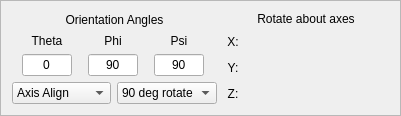
                <widget class="QFrame" name="orientationFrame">
                 <property name="frameShape">
                  <enum>QFrame::StyledPanel</enum>
                 </property>
                 <property name="frameShadow">
                  <enum>QFrame::Raised</enum>
                 </property>
                 <layout class="QVBoxLayout" name="verticalLayout_4">
                  <item>
                   <layout class="QHBoxLayout" name="orientationLayout_2">
                    <item>
                     <layout class="QVBoxLayout" name="_2">
                      <item>
                       <widget class="QLabel" name="textLabel3_3">
                        <property name="whatsThis">
                         <string>&lt;html&gt;&lt;head/&gt;&lt;body&gt;&lt;p&gt;The orientation of the isoline plane is controlled by three angles, theta, phi, and psi.  Theta and phi are spherical angles determining the direction of the line normal to the plane of the isolines.  Psi determines the angle of rotation about the normal vector.  The orientation can be controlled by dragging the X, Y, and Z thumb wheels, or by typing angles (in degrees) into the text boxes. Clicking on the &amp;quot;Axis-Align&amp;quot; selector will reset the orientation to the nearest axis or a selected axis alignment.  Clicking on the  &amp;quot;90 deg rotate&amp;quot; selector rotates the isoline plane 90 degrees about the selected axis.&lt;/p&gt;&lt;/body&gt;&lt;/html&gt;</string>
                        </property>
                        <property name="text">
                         <string>Orientation Angles</string>
                        </property>
                        <property name="alignment">
                         <set>Qt::AlignCenter</set>
                        </property>
                        <property name="wordWrap">
                         <bool>false</bool>
                        </property>
                       </widget>
                      </item>
                      <item>
                       <layout class="QGridLayout" name="_3">
                        <item row="1" column="0">
                         <widget class="QLineEdit" name="thetaEdit">
                          <property name="maximumSize">
                           <size>
                            <width>50</width>
                            <height>32767</height>
                           </size>
                          </property>
                          <property name="toolTip">
                           <string>theta (rotation angle from +X axis)of isoline plane normal vector</string>
                          </property>
                          <property name="whatsThis">
                           <string>&lt;html&gt;&lt;head/&gt;&lt;body&gt;&lt;p&gt;The orientation of the isoline plane is controlled by three angles, theta, phi, and psi. Theta and phi are spherical angles determining the direction of the line normal to the plane of the isolines. Psi determines the angle of rotation about the normal vector. The orientation can be controlled by dragging the X, Y, and Z thumb wheels, or by typing angles (in degrees) into the text boxes. Clicking on the &amp;quot;Axis-Align&amp;quot; selector will reset the orientation to the nearest axis or a selected axis alignment. Clicking on the &amp;quot;90 deg rotate&amp;quot; selector rotates the isoline plane 90 degrees about the selected axis.&lt;/p&gt;&lt;/body&gt;&lt;/html&gt;</string>
                          </property>
                          <property name="text">
                           <string>0</string>
                          </property>
                          <property name="alignment">
                           <set>Qt::AlignHCenter</set>
                          </property>
                         </widget>
                        </item>
                        <item row="1" column="2">
                         <widget class="QLineEdit" name="psiEdit">
                          <property name="maximumSize">
                           <size>
                            <width>50</width>
                            <height>32767</height>
                           </size>
                          </property>
                          <property name="toolTip">
                           <string>Psi angle (Rotation around axis determined by phi, theta)</string>
                          </property>
                          <property name="whatsThis">
                           <string>&lt;html&gt;&lt;head/&gt;&lt;body&gt;&lt;p&gt;The orientation of the isoline plane is controlled by three angles, theta, phi, and psi. Theta and phi are spherical angles determining the direction of the line normal to the plane of the isolines. Psi determines the angle of rotation about the normal vector. The orientation can be controlled by dragging the X, Y, and Z thumb wheels, or by typing angles (in degrees) into the text boxes. Clicking on the &amp;quot;Axis-Align&amp;quot; selector will reset the orientation to the nearest axis or a selected axis alignment. Clicking on the &amp;quot;90 deg rotate&amp;quot; selector rotates the isoline plane 90 degrees about the selected axis.&lt;/p&gt;&lt;/body&gt;&lt;/html&gt;</string>
                          </property>
                          <property name="text">
                           <string>90</string>
                          </property>
                          <property name="alignment">
                           <set>Qt::AlignHCenter</set>
                          </property>
                         </widget>
                        </item>
                        <item row="0" column="0">
                         <widget class="QLabel" name="textLabel12_3">
                          <property name="whatsThis">
                           <string>The orientation of the isoline is controlled by three angles, theta, phi, and psi.  Theta and phi are spherical angles determining the direction of the plane normal to the center plane (contour plane) of the isoline.  Psi determines the angle of rotation about the normal vector.  The orientation can be controlled by dragging the X, Y, and Z thumb wheels, or by typing angles (in degrees) into the text boxes. Clicking on the &quot;Axis-Align&quot; selector will reset the orientation to the nearest axis or a selected axis alignment.  Clicking on the  &quot;90 deg rotate&quot; selector rotates the isoline 90 degrees about the selected axis.</string>
                          </property>
                          <property name="text">
                           <string>Theta</string>
                          </property>
                          <property name="alignment">
                           <set>Qt::AlignCenter</set>
                          </property>
                          <property name="wordWrap">
                           <bool>true</bool>
                          </property>
                         </widget>
                        </item>
                        <item row="1" column="1">
                         <widget class="QLineEdit" name="phiEdit">
                          <property name="maximumSize">
                           <size>
                            <width>50</width>
                            <height>32767</height>
                           </size>
                          </property>
                          <property name="toolTip">
                           <string>Phi angle (angle from +Z) of isoline plane normal vector</string>
                          </property>
                          <property name="whatsThis">
                           <string>&lt;html&gt;&lt;head/&gt;&lt;body&gt;&lt;p&gt;The orientation of the isoline plane is controlled by three angles, theta, phi, and psi. Theta and phi are spherical angles determining the direction of the line normal to the plane of the isolines. Psi determines the angle of rotation about the normal vector. The orientation can be controlled by dragging the X, Y, and Z thumb wheels, or by typing angles (in degrees) into the text boxes. Clicking on the &amp;quot;Axis-Align&amp;quot; selector will reset the orientation to the nearest axis or a selected axis alignment. Clicking on the &amp;quot;90 deg rotate&amp;quot; selector rotates the isoline plane 90 degrees about the selected axis.&lt;/p&gt;&lt;/body&gt;&lt;/html&gt;</string>
                          </property>
                          <property name="text">
                           <string>90</string>
                          </property>
                          <property name="alignment">
                           <set>Qt::AlignHCenter</set>
                          </property>
                         </widget>
                        </item>
                        <item row="0" column="2">
                         <widget class="QLabel" name="textLabel1_7">
                          <property name="whatsThis">
                           <string>The orientation of the isoline is controlled by three angles, theta, phi, and psi.  Theta and phi are spherical angles determining the direction of the plane normal to the center plane (contour plane) of the isoline.  Psi determines the angle of rotation about the normal vector.  The orientation can be controlled by dragging the X, Y, and Z thumb wheels, or by typing angles (in degrees) into the text boxes. Clicking on the &quot;Axis-Align&quot; selector will reset the orientation to the nearest axis or a selected axis alignment.  Clicking on the  &quot;90 deg rotate&quot; selector rotates the isoline 90 degrees about the selected axis.</string>
                          </property>
                          <property name="text">
                           <string>Psi</string>
                          </property>
                          <property name="alignment">
                           <set>Qt::AlignCenter</set>
                          </property>
                          <property name="wordWrap">
                           <bool>false</bool>
                          </property>
                         </widget>
                        </item>
                        <item row="0" column="1">
                         <widget class="QLabel" name="textLabel12_4">
                          <property name="whatsThis">
                           <string>The orientation of the isoline is controlled by three angles, theta, phi, and psi.  Theta and phi are spherical angles determining the direction of the plane normal to the center plane (contour plane) of the isoline.  Psi determines the angle of rotation about the normal vector.  The orientation can be controlled by dragging the X, Y, and Z thumb wheels, or by typing angles (in degrees) into the text boxes. Clicking on the &quot;Axis-Align&quot; selector will reset the orientation to the nearest axis or a selected axis alignment.  Clicking on the  &quot;90 deg rotate&quot; selector rotates the isoline 90 degrees about the selected axis.</string>
                          </property>
                          <property name="text">
                           <string>Phi</string>
                          </property>
                          <property name="alignment">
                           <set>Qt::AlignCenter</set>
                          </property>
                          <property name="wordWrap">
                           <bool>true</bool>
                          </property>
                         </widget>
                        </item>
                       </layout>
                      </item>
                      <item>
                       <layout class="QHBoxLayout" name="_4">
                        <item>
                         <widget class="QComboBox" name="axisAlignCombo">
                          <property name="maximumSize">
                           <size>
                            <width>100</width>
                            <height>32767</height>
                           </size>
                          </property>
                          <property name="font">
                           <font>
                            <pointsize>9</pointsize>
                           </font>
                          </property>
                          <property name="toolTip">
                           <string>Align isoline plane with a coordinate axis</string>
                          </property>
                          <property name="whatsThis">
                           <string>&lt;html&gt;&lt;head/&gt;&lt;body&gt;&lt;p&gt;The orientation of the isoline plane is controlled by three angles, theta, phi, and psi. Theta and phi are spherical angles determining the direction of the line normal to the plane of the isolines. Psi determines the angle of rotation about the normal vector. The orientation can be controlled by dragging the X, Y, and Z thumb wheels, or by typing angles (in degrees) into the text boxes. Clicking on the &amp;quot;Axis-Align&amp;quot; selector will reset the orientation to the nearest axis or a selected axis alignment. Clicking on the &amp;quot;90 deg rotate&amp;quot; selector rotates the isoline plane 90 degrees about the selected axis.&lt;/p&gt;&lt;/body&gt;&lt;/html&gt;</string>
                          </property>
                          <item>
                           <property name="text">
                            <string>Axis Align</string>
                           </property>
                          </item>
                          <item>
                           <property name="text">
                            <string>Nearest Axis</string>
                           </property>
                          </item>
                          <item>
                           <property name="text">
                            <string>+ X</string>
                           </property>
                          </item>
                          <item>
                           <property name="text">
                            <string>+ Y</string>
                           </property>
                          </item>
                          <item>
                           <property name="text">
                            <string>+ Z</string>
                           </property>
                          </item>
                          <item>
                           <property name="text">
                            <string>- X</string>
                           </property>
                          </item>
                          <item>
                           <property name="text">
                            <string>- Y</string>
                           </property>
                          </item>
                          <item>
                           <property name="text">
                            <string>- Z</string>
                           </property>
                          </item>
                         </widget>
                        </item>
                        <item>
                         <widget class="QComboBox" name="rotate90Combo">
                          <property name="maximumSize">
                           <size>
                            <width>100</width>
                            <height>32767</height>
                           </size>
                          </property>
                          <property name="font">
                           <font>
                            <pointsize>9</pointsize>
                           </font>
                          </property>
                          <property name="toolTip">
                           <string>Rotate isoline plane 90 degrees about its center using selected axis direction</string>
                          </property>
                          <property name="whatsThis">
                           <string>&lt;html&gt;&lt;head/&gt;&lt;body&gt;&lt;p&gt;The orientation of the isoline plane is controlled by three angles, theta, phi, and psi. Theta and phi are spherical angles determining the direction of the line normal to the plane of the isolines. Psi determines the angle of rotation about the normal vector. The orientation can be controlled by dragging the X, Y, and Z thumb wheels, or by typing angles (in degrees) into the text boxes. Clicking on the &amp;quot;Axis-Align&amp;quot; selector will reset the orientation to the nearest axis or a selected axis alignment. Clicking on the &amp;quot;90 deg rotate&amp;quot; selector rotates the isoline plane 90 degrees about the selected axis.&lt;/p&gt;&lt;/body&gt;&lt;/html&gt;</string>
                          </property>
                          <item>
                           <property name="text">
                            <string>90 deg rotate</string>
                           </property>
                          </item>
                          <item>
                           <property name="text">
                            <string>+ X</string>
                           </property>
                          </item>
                          <item>
                           <property name="text">
                            <string>+ Y</string>
                           </property>
                          </item>
                          <item>
                           <property name="text">
                            <string>+ Z</string>
                           </property>
                          </item>
                          <item>
                           <property name="text">
                            <string>- X</string>
                           </property>
                          </item>
                          <item>
                           <property name="text">
                            <string>- Y</string>
                           </property>
                          </item>
                          <item>
                           <property name="text">
                            <string>- Z</string>
                           </property>
                          </item>
                         </widget>
                        </item>
                       </layout>
                      </item>
                     </layout>
                    </item>
                    <item>
                     <layout class="QVBoxLayout" name="_9">
                      <item>
                       <widget class="QLabel" name="textLabel2_3">
                        <property name="whatsThis">
                         <string>The orientation of the isoline is controlled by three angles, theta, phi, and psi.  Theta and phi are spherical angles determining the direction of the plane normal to the center plane (contour plane) of the isoline.  Psi determines the angle of rotation about the normal vector.  The orientation can be controlled by dragging the X, Y, and Z thumb wheels, or by typing angles (in degrees) into the text boxes. Clicking on the &quot;Axis-Align&quot; selector will reset the orientation to the nearest axis or a selected axis alignment.  Clicking on the  &quot;90 deg rotate&quot; selector rotates the isoline 90 degrees about the selected axis.</string>
                        </property>
                        <property name="text">
                         <string>Rotate about axes</string>
                        </property>
                        <property name="alignment">
                         <set>Qt::AlignCenter</set>
                        </property>
                        <property name="wordWrap">
                         <bool>false</bool>
                        </property>
                       </widget>
                      </item>
                      <item>
                       <layout class="QHBoxLayout" name="_10">
                        <item>
                         <widget class="QLabel" name="textLabel1_8">
                          <property name="minimumSize">
                           <size>
                            <width>20</width>
                            <height>0</height>
                           </size>
                          </property>
                          <property name="whatsThis">
                           <string>The orientation of the isoline is controlled by three angles, theta, phi, and psi.  Theta and phi are spherical angles determining the direction of the plane normal to the center plane (contour plane) of the isoline.  Psi determines the angle of rotation about the normal vector.  The orientation can be controlled by dragging the X, Y, and Z thumb wheels, or by typing angles (in degrees) into the text boxes. Clicking on the &quot;Axis-Align&quot; selector will reset the orientation to the nearest axis or a selected axis alignment.  Clicking on the  &quot;90 deg rotate&quot; selector rotates the isoline 90 degrees about the selected axis.</string>
                          </property>
                          <property name="text">
                           <string>X:</string>
                          </property>
                          <property name="alignment">
                           <set>Qt::AlignCenter</set>
                          </property>
                          <property name="wordWrap">
                           <bool>false</bool>
                          </property>
                         </widget>
                        </item>
                        <item>
                         <widget class="QtThumbWheel" name="xThumbWheel" native="true">
                          <property name="minimumSize">
                           <size>
                            <width>140</width>
                            <height>20</height>
                           </size>
                          </property>
                          <property name="toolTip">
                           <string>Rotate About X-Axis</string>
                          </property>
                          <property name="whatsThis">
                           <string>&lt;html&gt;&lt;head/&gt;&lt;body&gt;&lt;p&gt;The orientation of the isoline plane is controlled by three angles, theta, phi, and psi. Theta and phi are spherical angles determining the direction of the line normal to the plane of the isolines. Psi determines the angle of rotation about the normal vector. The orientation can be controlled by dragging the X, Y, and Z thumb wheels, or by typing angles (in degrees) into the text boxes. Clicking on the &amp;quot;Axis-Align&amp;quot; selector will reset the orientation to the nearest axis or a selected axis alignment. Clicking on the &amp;quot;90 deg rotate&amp;quot; selector rotates the isoline plane 90 degrees about the selected axis.&lt;/p&gt;&lt;/body&gt;&lt;/html&gt;</string>
                          </property>
                         </widget>
                        </item>
                       </layout>
                      </item>
                      <item>
                       <layout class="QHBoxLayout" name="_11">
                        <item>
                         <widget class="QLabel" name="textLabel1_5_3">
                          <property name="minimumSize">
                           <size>
                            <width>20</width>
                            <height>0</height>
                           </size>
                          </property>
                          <property name="whatsThis">
                           <string>The orientation of the isoline is controlled by three angles, theta, phi, and psi.  Theta and phi are spherical angles determining the direction of the plane normal to the center plane (contour plane) of the isoline.  Psi determines the angle of rotation about the normal vector.  The orientation can be controlled by dragging the X, Y, and Z thumb wheels, or by typing angles (in degrees) into the text boxes. Clicking on the &quot;Axis-Align&quot; selector will reset the orientation to the nearest axis or a selected axis alignment.  Clicking on the  &quot;90 deg rotate&quot; selector rotates the isoline 90 degrees about the selected axis.</string>
                          </property>
                          <property name="text">
                           <string>Y:</string>
                          </property>
                          <property name="alignment">
                           <set>Qt::AlignCenter</set>
                          </property>
                          <property name="wordWrap">
                           <bool>false</bool>
                          </property>
                         </widget>
                        </item>
                        <item>
                         <widget class="QtThumbWheel" name="yThumbWheel" native="true">
                          <property name="minimumSize">
                           <size>
                            <width>140</width>
                            <height>20</height>
                           </size>
                          </property>
                          <property name="toolTip">
                           <string>Rotate about Y-Axis</string>
                          </property>
                          <property name="whatsThis">
                           <string>&lt;html&gt;&lt;head/&gt;&lt;body&gt;&lt;p&gt;The orientation of the isoline plane is controlled by three angles, theta, phi, and psi. Theta and phi are spherical angles determining the direction of the line normal to the plane of the isolines. Psi determines the angle of rotation about the normal vector. The orientation can be controlled by dragging the X, Y, and Z thumb wheels, or by typing angles (in degrees) into the text boxes. Clicking on the &amp;quot;Axis-Align&amp;quot; selector will reset the orientation to the nearest axis or a selected axis alignment. Clicking on the &amp;quot;90 deg rotate&amp;quot; selector rotates the isoline plane 90 degrees about the selected axis.&lt;/p&gt;&lt;/body&gt;&lt;/html&gt;</string>
                          </property>
                         </widget>
                        </item>
                       </layout>
                      </item>
                      <item>
                       <layout class="QHBoxLayout" name="_12">
                        <item>
                         <widget class="QLabel" name="textLabel1_5_2_3">
                          <property name="minimumSize">
                           <size>
                            <width>20</width>
                            <height>0</height>
                           </size>
                          </property>
                          <property name="whatsThis">
                           <string>The orientation of the isoline is controlled by three angles, theta, phi, and psi.  Theta and phi are spherical angles determining the direction of the plane normal to the center plane (contour plane) of the isoline.  Psi determines the angle of rotation about the normal vector.  The orientation can be controlled by dragging the X, Y, and Z thumb wheels, or by typing angles (in degrees) into the text boxes. Clicking on the &quot;Axis-Align&quot; selector will reset the orientation to the nearest axis or a selected axis alignment.  Clicking on the  &quot;90 deg rotate&quot; selector rotates the isoline 90 degrees about the selected axis.</string>
                          </property>
                          <property name="text">
                           <string>Z:</string>
                          </property>
                          <property name="alignment">
                           <set>Qt::AlignCenter</set>
                          </property>
                          <property name="wordWrap">
                           <bool>false</bool>
                          </property>
                         </widget>
                        </item>
                        <item>
                         <widget class="QtThumbWheel" name="zThumbWheel" native="true">
                          <property name="minimumSize">
                           <size>
                            <width>140</width>
                            <height>20</height>
                           </size>
                          </property>
                          <property name="toolTip">
                           <string>Rotate about Z-axis</string>
                          </property>
                          <property name="whatsThis">
                           <string>&lt;html&gt;&lt;head/&gt;&lt;body&gt;&lt;p&gt;The orientation of the isoline plane is controlled by three angles, theta, phi, and psi. Theta and phi are spherical angles determining the direction of the line normal to the plane of the isolines. Psi determines the angle of rotation about the normal vector. The orientation can be controlled by dragging the X, Y, and Z thumb wheels, or by typing angles (in degrees) into the text boxes. Clicking on the &amp;quot;Axis-Align&amp;quot; selector will reset the orientation to the nearest axis or a selected axis alignment. Clicking on the &amp;quot;90 deg rotate&amp;quot; selector rotates the isoline plane 90 degrees about the selected axis.&lt;/p&gt;&lt;/body&gt;&lt;/html&gt;</string>
                          </property>
                         </widget>
                        </item>
                       </layout>
                      </item>
                     </layout>
                    </item>
                   </layout>
                  </item>
                 </layout>
                </widget>
